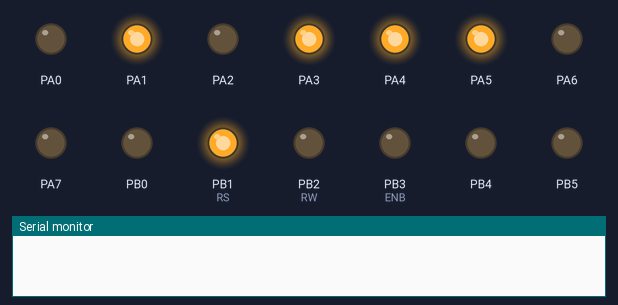
Recording of a program running on a simulated ATmega32, built with avr-gcc and emulated at 8 MHz. Shown: output pins drawn as LEDs (lit = HIGH), the last lines printed to the serial monitor.

Above: at 0.9 s.
At 2.8 s:
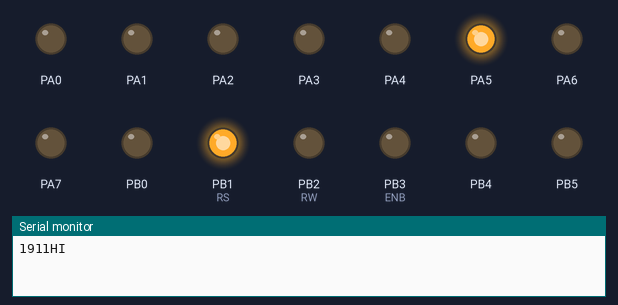
At 4.6 s:
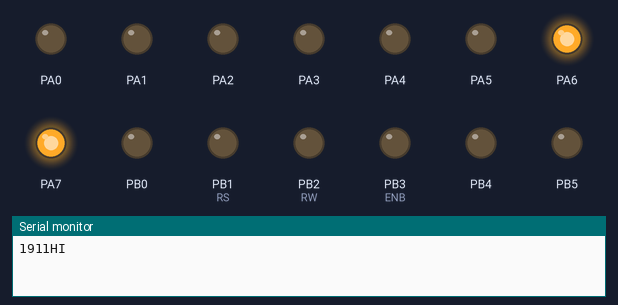
Timing chart, 0 to 6.1 s (numbered marks = the images above):
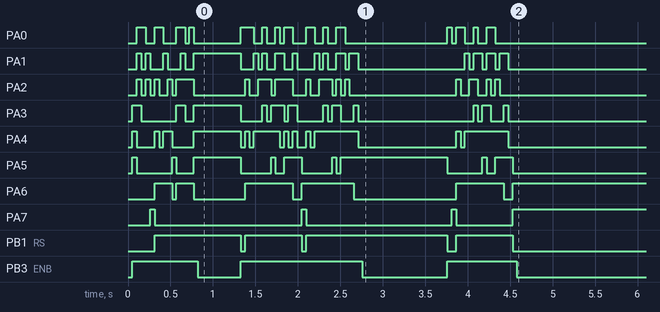

Measured:
- by itself, PA0: LOW → HIGH at 0.10 s, → LOW 0.11 s later, → HIGH 0.11 s later, → LOW 0.10 s later, … (30 changes in this stretch)
- by itself, PA3: LOW → HIGH at 0.05 s, → LOW 0.11 s later, → HIGH 0.41 s later, → LOW 0.10 s later, … (24 changes in this stretch)
- by itself, PA7: repeats every 1.8 s: LOW 1.7 s, HIGH 0.05 s
- by itself, PB3 (ENB): goes HIGH 0.77 s, LOW 0.50 s, HIGH 1.4 s, LOW 1.0 s, HIGH 0.82 s, then LOW

The program:

main.c
```c
/*
 * Lab1.c
 *
 * Created: 8/12/2023 11:24:17 PM
 * Author : omart
 */

#define F_CPU 8000000UL
#include <avr/io.h>
#include <util/delay.h>
#include "LCD/LCD.h"
#include "UART/UART.h"

int main(void)
{
	uint8_t ch[50];
	LCD_init();
	UART_INIT();

	LCD_Write_String("UART MODE:");
	_delay_ms(500);
	LCD_Cmnd(LCD_CLEAR_SCREEN);
	LCD_Write_String("UART_Tx_Num: ");
	UART_Tx_Num(1911);
	LCD_Cmnd(LCD_BEGIN_SECOND_ROW);
	LCD_Write_String("UART_Tx_str: ");
	UART_Tx_String("HI");
	_delay_ms(1000);
	LCD_Cmnd(LCD_CLEAR_SCREEN);
	LCD_Cmnd(LCD_BEGIN_FIRST_ROW);
	LCD_Write_String("UART_Rx_Str: ");
	LCD_Cmnd(LCD_BEGIN_SECOND_ROW);
	while (1) {
		uart_receive_string_until_enter(ch, sizeof(ch));
		LCD_Write_String(ch);
		memset(ch,0,sizeof(ch));
		_delay_ms(100);
	}

}
```

UART.c
```c
/*
 * UART.c
 *
 * Created: 3/26/2023 3:24:38 PM
 *  Author: omart
 */


#include "UART.h"

void UART_INIT(void)
 {
 	/*Set the baud rate:0d51*/
 	UBRRL = 0x33;

 	/*Set frame format::
 		**to use UCSRC register set the URSEL:1
 	*/

 	//1- Odd Parity bit
	UCSRC |= (0b11<<4);

 	//2-Stop bit
	UCSRC &= ~(1<<3);

 	//3-Data frame
 	UCSRC |= (1<<7) | (1<<1) | (1<<2);

 	/*Enable Rx/Tx*/
 	UCSRB |= (1<<4) | (1<<3);
 }

 void UART_Tx(unsigned char data)
 {
 	while(!(UCSRA & (1<<5)));
 	UDR = data;
 }
 uint8_t UART_Rx(void)
 {
 	while(!(UCSRA &(1<<7)));
 	return(UDR);
 }


 void UART_Tx_String(uint8_t* data)
 {
	 uint8_t j=0;
	 while(data[j]){
	 UART_Tx(*data);
	 data++;
	 }
 }

 void UART_Rx_String(uint8_t* data)
 {
	 *data = UART_Rx();
	 while (*data && *data != '\r')
	 {
		 data++;
		 *data = UART_Rx();
	 }
	 *data = 0;
 }

 void UART_Tx_Num(uint32_t num)
 {
	uint32_t n = num;
	char intString[10]; // String buffer

	// Convert integer to string
	snprintf(intString, sizeof(intString), "%d", n);

	// Send the string via UART
	UART_Tx_String(intString);


// 	uint8_t* P = &num;
// 	UART_Tx(P[0]);
// 	UART_Tx(P[1]);
// 	UART_Tx(P[2]);
// 	UART_Tx(P[3]);
 }

 uint32_t UART_Rx_Num(void)
 {
	 uint32_t num;
	 uint8_t* Pntr = &num;

	 Pntr[0] = UART_Rx();
	 Pntr[1] = UART_Rx();
	 Pntr[2] = UART_Rx();
	 Pntr[3] = UART_Rx();
	 return num;
 }

void uart_receive_string_until_enter(char *str, uint8_t maxLen) {
	uint8_t i = 0;
	char receivedChar;

	do {
		receivedChar = UART_Rx();
		str[i++] = receivedChar;
	} while (receivedChar != '\r' && i < maxLen - 1);

	str[i - 1] = '\0'; // Null-terminate the string
}
```

UART.h
```c
/*
 * UART.h
 *
 * Created: 3/26/2023 3:24:49 PM
 *  Author: omart
 */


#ifndef UART_H_
#define UART_H_

#include <avr/io.h>

void UART_INIT(void);
void UART_Tx(uint8_t data);
uint8_t UART_Rx(void);
void UART_Tx_String(uint8_t* data);
void UART_Rx_String(uint8_t* data);
void UART_Tx_Num(uint32_t num);
uint32_t UART_Rx_Num(void);
void uart_receive_string_until_enter(char *str, uint8_t maxLen);
#endif /* UART_H_ */
```

LCD.c
```c
/*
 * LCD.c
 *
 * Created: 8/12/2023 11:27:25 PM
 *  Author: omart
 */
#include "LCD.h"


void ENABLE(void){
	LCD_CTRL_PORT |=(1<<ENB);
	_delay_ms(50);
	LCD_CTRL_PORT &=~(1<<ENB);
}

void LCD_LINES(uint8_t line){

	if(line == 1)
	{
		LCD_Cmnd(LCD_BEGIN_FIRST_ROW);
		}
		else if( line == 2)
		{
		LCD_Cmnd(LCD_BEGIN_SECOND_ROW);
		}
}

void LCD_init(void){
	LCD_DATA_DIR	= 0xFF;
	LCD_CTRL_DIR	= 0xFF;
	_delay_ms(50);
	LCD_Cmnd(LCD_8BIT_MODE);
	LCD_Cmnd(LCD_DISP_ON_CURSOR_BLINKING);
	LCD_Cmnd(LCD_CLEAR_SCREEN);
	LCD_Cmnd(LCD_ENTRY_INC);
	LCD_Cmnd(LCD_BEGIN_FIRST_ROW);
}


void LCD_Cmnd(unsigned char cmnd){

	LCD_DATA_PORT = cmnd;
	LCD_CTRL_PORT &=~( (1<<RS) | (1<<RW) );
	ENABLE();
	//LCD_DATA_PORT = 0;
	_delay_ms(3);
}

void LCD_Write_Char(unsigned char data){
	LCD_DATA_PORT  = data;
	LCD_CTRL_PORT |= (1<<RS);
	LCD_CTRL_PORT &=~(1<<RW);
	ENABLE();
	_delay_ms(1);
}

void LCD_Write_String(unsigned char* data){
	int count = 0;

	while(*data > 0){

		count++;
		LCD_Write_Char(*data++);

		if(count == 16){
			LCD_LINES(2);
		}
		else if(count == 32){
			LCD_Cmnd(LCD_CLEAR_SCREEN);
			LCD_LINES(1);
			count = 0;
		}
	}
}


void LCD_Write_Num(int num){
	char str[20];

	sprintf(str,"%d",num);

	LCD_Write_String(str);
}
```

LCD.h
```c
/*
 * LCD.h
 *
 * Created: 8/12/2023 11:27:34 PM
 *  Author: omart
 */


#ifndef LCD_H_
#define LCD_H_


#define F_CPU 8000000UL
#include <avr/io.h>
#include <util/delay.h>
#include <stdio.h>
#include <stdlib.h>
#include <stdint.h>

#define LCD_CTRL_PORT           PORTB
#define LCD_CTRL_DIR            DDRB
#define LCD_DATA_PORT           PORTA
#define LCD_DATA_DIR            DDRA

#define RS                      1
#define RW                      2
#define ENB                     3

//          **Commands**
#define LCD_8BIT_MODE               0x38
#define LCD_4BIT_MODE               0x28
#define LCD_ENTRY_INC               0x06
#define LCD_DISP_OFF                0x08
#define LCD_DISP_ON                 0x0E
#define LCD_DISP_ON_CURSOR_OFF      0x0C
#define LCD_DISP_ON_CURSOR_BLINKING 0x0F
#define LCD_CLEAR_SCREEN            0x01
#define LCD_BEGIN_FIRST_ROW         0x80
#define LCD_BEGIN_SECOND_ROW        0xC0


//          **APIS**

void LCD_init(void);
void LCD_Cmnd(unsigned char);
void LCD_Write_Char(unsigned char);
void LCD_Write_String(unsigned char*);
void LCD_Write_Num(int num);
void LCD_LINES(uint8_t line);


#endif /* LCD_H_ */
```
